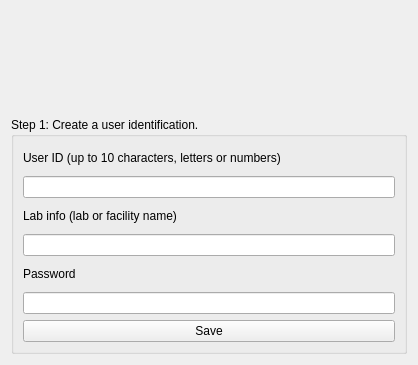
<?xml version="1.0" encoding="UTF-8"?>
<ui version="4.0">
 <class>telaCadastroPessoa</class>
 <widget class="QWidget" name="telaCadastroPessoa">
  <property name="geometry">
   <rect>
    <x>0</x>
    <y>0</y>
    <width>418</width>
    <height>365</height>
   </rect>
  </property>
  <property name="maximumSize">
   <size>
    <width>736</width>
    <height>16777215</height>
   </size>
  </property>
  <property name="windowTitle">
   <string>Register new user v1.0</string>
  </property>
  <layout class="QVBoxLayout" name="verticalLayout">
   <item>
    <widget class="QLabel" name="label_4">
     <property name="maximumSize">
      <size>
       <width>400</width>
       <height>100</height>
      </size>
     </property>
     <property name="text">
      <string/>
     </property>
     <property name="pixmap">
      <pixmap resource="resourcefile.qrc">:/icons/ethoOS.png</pixmap>
     </property>
     <property name="scaledContents">
      <bool>true</bool>
     </property>
    </widget>
   </item>
   <item>
    <widget class="QGroupBox" name="groupBox">
     <property name="title">
      <string>Step 1: Create a user identification.</string>
     </property>
     <layout class="QVBoxLayout" name="verticalLayout_2">
      <item>
       <widget class="QLabel" name="label">
        <property name="text">
         <string>User ID (up to 10 characters, letters or numbers)</string>
        </property>
       </widget>
      </item>
      <item>
       <widget class="QLineEdit" name="leNome"/>
      </item>
      <item>
       <widget class="QLabel" name="label_3">
        <property name="text">
         <string>Lab info (lab or facility name)</string>
        </property>
       </widget>
      </item>
      <item>
       <widget class="QLineEdit" name="leLab"/>
      </item>
      <item>
       <widget class="QLabel" name="label_2">
        <property name="text">
         <string>Password</string>
        </property>
       </widget>
      </item>
      <item>
       <widget class="QLineEdit" name="lePass">
        <property name="echoMode">
         <enum>QLineEdit::Password</enum>
        </property>
       </widget>
      </item>
      <item>
       <widget class="QPushButton" name="pushButton_2">
        <property name="text">
         <string>Save</string>
        </property>
       </widget>
      </item>
     </layout>
    </widget>
   </item>
  </layout>
 </widget>
 <resources>
  <include location="resourcefile.qrc"/>
 </resources>
 <connections/>
</ui>
